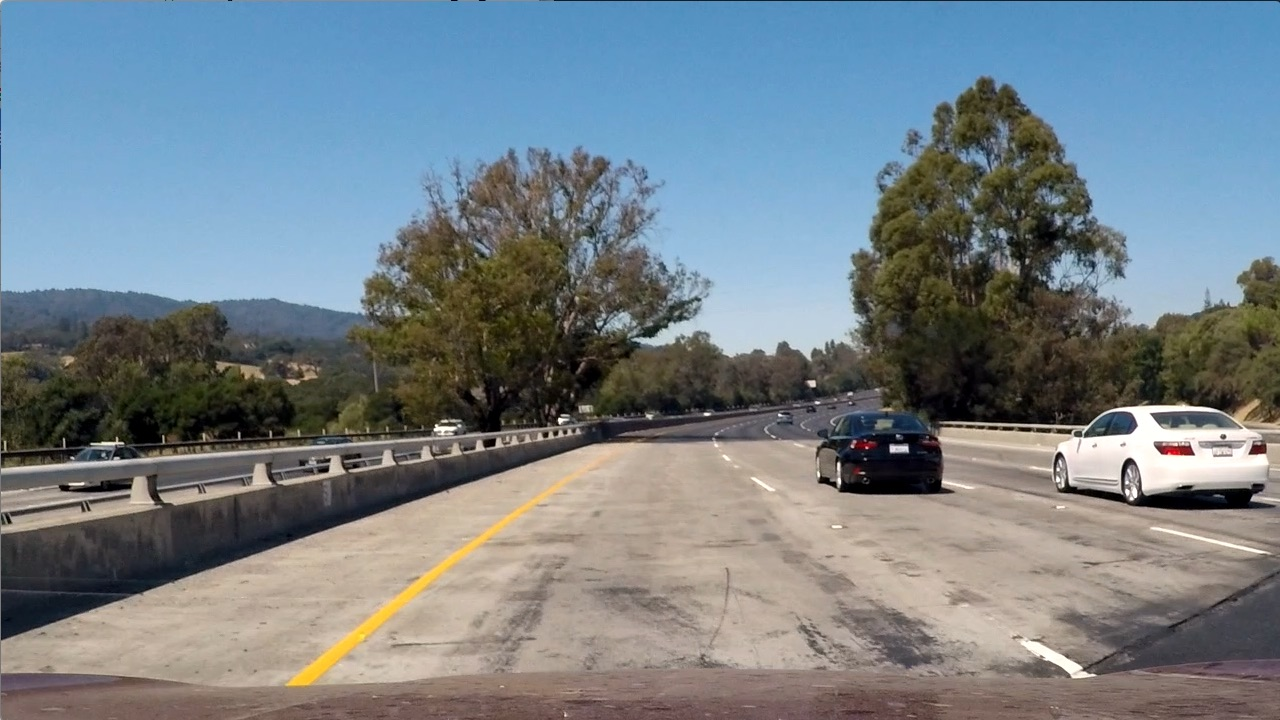
#> input picture test_images/test1.jpg, 1280 x 720 px, given as the content of the folder vehicles/, which was not available
$ jupyter execute --allow-errors CarND-Term1-Project5.ipynb   (shell and % lines are left out)   (older library calls are emulated)   (text cells are left out)
#> lines starting #> are read from the running program, lines starting #| are printed output that depends on the picture; pictures that were not available may be replaced by others from this repository, and a replacement may not be noted
[cell 1]
import matplotlib.image as mpimg
import matplotlib.pyplot as plt
import numpy as np
import cv2
import time
from skimage.feature import hog
from sklearn.svm import SVC, LinearSVC
from sklearn.preprocessing import StandardScaler
from sklearn.model_selection import train_test_split
from scipy.ndimage.measurements import label
import pickle
import os
import glob

print("Load Completed")

[cell 2]
image_types = os.listdir('vehicles/')
cars = []
for imtype in image_types:
    cars.extend(glob.glob('vehicles/'+imtype+'/*'))
n_cars = len(cars)

print('Number of Vehicle Images found:', n_cars)
with open('cars.txt', 'w') as f:
    for fn in cars:
        f.write(fn+'\n')

image_types = os.listdir('non-vehicles/')
notcars = []
for imtype in image_types:
    notcars.extend(glob.glob('non-vehicles/'+imtype+'/*'))

n_notcars = len(notcars)
print('Number of Non-Vehicle Images found:', n_notcars)
with open('notcars.txt', 'w') as f:
    for fn in notcars:
        f.write(fn+'\n')

[cell 3]
### Copy and modified helpful functions from the lessons

# Covert image to a specific colorspace
def convert_color(img, conv='RGB'):
    if conv == 'RGB':
        return img
    if conv == 'YCrCb':
        return cv2.cvtColor(img, cv2.COLOR_RGB2YCrCb)
    if conv == 'LUV':
        return cv2.cvtColor(img, cv2.COLOR_RGB2LUV)
    if conv == 'HSV':
        return cv2.cvtColor(img, cv2.COLOR_RGB2LUV)
    if conv == 'HLS':
        return cv2.cvtColor(img, cv2.COLOR_RGB2LUV)
    if conv == 'YUV':
        return cv2.cvtColor(img, cv2.COLOR_RGB2LUV)

# Extract HOG feature
def get_hog_features(img, orient, pix_per_cell, cell_per_block, vis=False, feature_vec=True):
    # Call with two outputs if vis==True
    if vis == True:
        features, hog_image = hog(img, orientations=orient,
                                  pixels_per_cell=(pix_per_cell, pix_per_cell),
                                  cells_per_block=(cell_per_block, cell_per_block),
                                  transform_sqrt=False,
                                  visualise=vis, feature_vector=feature_vec)
        return features, hog_image
    # Otherwise call with one output
    else:
        features = hog(img, orientations=orient,
                       pixels_per_cell=(pix_per_cell, pix_per_cell),
                       cells_per_block=(cell_per_block, cell_per_block),
                       transform_sqrt=False,
                       visualise=vis, feature_vector=feature_vec)
        return features

# Extract spatial feature
def bin_spatial(img, size=(32, 32)):
    color1 = cv2.resize(img[:,:,0], size).ravel()
    color2 = cv2.resize(img[:,:,1], size).ravel()
    color3 = cv2.resize(img[:,:,2], size).ravel()
    return np.hstack((color1, color2, color3))

# Extract color histogram feature
def color_hist(img, nbins=32):    #bins_range=(0, 256)
    # Compute the histogram of the color channels separately
    channel1_hist = np.histogram(img[:,:,0], bins=nbins)
    channel2_hist = np.histogram(img[:,:,1], bins=nbins)
    channel3_hist = np.histogram(img[:,:,2], bins=nbins)
    # Concatenate the histograms into a single feature vector
    hist_features = np.concatenate((channel1_hist[0], channel2_hist[0], channel3_hist[0]))
    # Return the individual histograms, bin_centers and feature vector
    return hist_features

# Define a function for plotting multiple images
def visualise(fig, rows, cols, imgs, titles, cmap='hot'):
    for i, img in enumerate(imgs):
        plt.subplot(rows, cols, i+1)
        plt.tight_layout()
        plt.title(i+1)
        img_dims = len(img.shape)
        if img_dims < 3:
            plt.imshow(img, cmap=cmap)
            plt.title(titles[i])
        else:
            plt.imshow(img)
            plt.title(titles[i])

print('Functions defined ...')

[cell 4]

# Randomly select the images of car and nonecar
car_ind = np.random.randint(0, n_cars)
notcar_ind = np.random.randint(0, n_notcars)

car_image = mpimg.imread(cars[car_ind])
#> car_image is the input picture: shape (720, 1280, 3); mean R, G, B 117.5, 128.7, 135.5
notcar_image = mpimg.imread(notcars[notcar_ind])

titles = ['Car', 'Not Car']
images = []
images.append(car_image)
images.append(notcar_image)

fig = plt.figure(figsize=(6, 3))
visualise(fig, 1, 2, images, titles)
#> the loop in visualise, `for i, img in enumerate(imgs):` made 2 passes
#> img_dims on passes 1 to 2: 3, 3
fig.savefig("output_images/carvsnotcar.jpg")
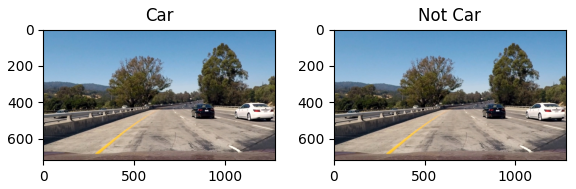
#> figure drawn by matplotlib, 2 panels

[cell 5]
# Define function to explore the colourspace and HOG features
def explore(image, color_space='RGB', orient=9, pix_per_cell=8, cell_per_block=2):

#> called with color_space = 'YCrCb', orient = 11, pix_per_cell = 16, cell_per_block = 2
    imgs = []
    imgs.append(image)

    feature_image = convert_color(image, conv=color_space)

    for i in range(feature_image.shape[2]):
        imgs.append(feature_image[:,:,i])
        hog_feature, hog_img = get_hog_features(feature_image[:,:,i], orient, pix_per_cell, cell_per_block,
                         vis=True, feature_vec=False)
        imgs.append(hog_img)
#> this loop made 3 passes
#> pass 1, in get_hog_features, `features, hog_image = hog(img, orientations=orient, pixels_per_cell=(p..`:
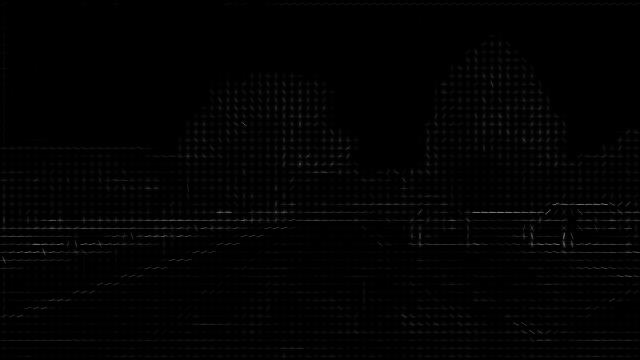
#> hog_image: shape (720, 1280) float64 (shown at 1/2 size); min 0, max 59.04, mean 0.6; drawn with min black and max white
#> after the loop, imgs = 7 items

    return imgs

car_ind = np.random.randint(0, n_cars)
notcar_ind = np.random.randint(0, n_notcars)

car_image = mpimg.imread(cars[car_ind])
notcar_image = mpimg.imread(notcars[notcar_ind])

# Explore HOG and Color spaces
color_spaces = ['RGB', 'HSV', 'LUV', 'HLS', 'YUV', 'YCrCb']

images = explore(car_image, color_space=color_spaces[5], orient=11, pix_per_cell=16)[1:]
#> images = 6 items
images.extend(explore(notcar_image, color_space=color_spaces[5], orient=11, pix_per_cell=16,)[1:])

titles = ['Car Channel 1', 'Channel 1 HOG', 'Car Channel 2', 'Channel 2 HOG', 'Car Channel 3 ', 'Channel 3 HOG',
          'NotCar Channel 1', 'Channel 1 HOG', 'NotCar Channel 2', 'Channel 2 HOG', 'NotCar Channel 3 ', 'Channel 3 HOG']
fig = plt.figure(figsize=(16, 6))
visualise(fig, 2, 6, images, titles, cmap='gray')
#> the loop in visualise (call 2), `for i, img in enumerate(imgs):` made 12 passes
fig.savefig("output_images/features_extraction.jpg")
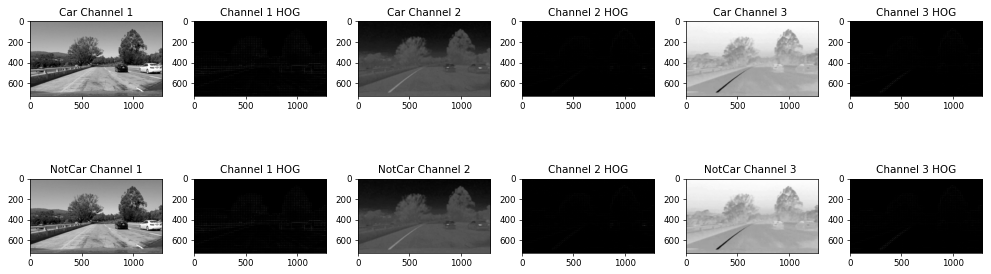
#> figure drawn by matplotlib, 12 panels

[cell 6]
# Define a function to extract features from a list of images
# Have this function call bin_spatial() and color_hist()
def extract_features(imgs, spatial_size=(32, 32), color_space='RGB', hist_bins=32,
                        orient=9, pix_per_cell=8, cell_per_block=2, hog_channel=0,
                        spatial_feat=True, hist_feat=True, hog_feat=True):
    # Create a list to append feature vectors to
    features = []
    # Iterate through the list of images
    for file in imgs:

        file_features = []
        image = mpimg.imread(file)
        feature_image = convert_color(image, conv=color_space)

        if spatial_feat:
            # Apply bin_spatial() to get spatial color features
            spatial_features = bin_spatial(feature_image, size=spatial_size)
#> in bin_spatial, `color1 = cv2.resize(img[:,:,0], size).ravel()`: color1 = 1024 values, max 255 at index 637, min 0 at index 611, mean 126
#> in bin_spatial, `color2 = cv2.resize(img[:,:,1], size).ravel()`: color2 = 1024 values, max 164 at index 873, min 93 at index 21, mean 121.8
#> in bin_spatial, `color3 = cv2.resize(img[:,:,2], size).ravel()`: color3 = 1024 values, max 163 at index 4, min 45 at index 873, mean 133.4
#> spatial_features = 3072 values, max 255 at index 637, min 0 at index 611, mean 127
            file_features.append(spatial_features)

        if hist_feat:
            # Apply color_hist() also with a color space option now
            hist_features = color_hist(feature_image, nbins=hist_bins)
#> in color_hist, `hist_features = np.concatenate((channel1_hist[0], channel2_hist[0], ch..`: hist_features = 96 values, max 209861 at index 42, min 3 at index 63, mean 28800
            file_features.append(hist_features)

        if hog_feat:
            # Apply get_hog_features() with vis=False, feature_vec=True
            if hog_channel == "ALL":
                hog_features = []
                for channel in range(feature_image.shape[2]):
                    hog_features.append(get_hog_features(feature_image[:,:,channel],
                                                orient, pix_per_cell, cell_per_block,
                                                vis=False, feature_vec=True))
#> after the loop, hog_features = 3 items
                hog_features = np.concatenate(hog_features)
            else:
                hog_features = get_hog_features(feature_image[:,:,hog_channel],
                                                orient, pix_per_cell, cell_per_block,
                                                vis=False, feature_vec=True)
            file_features.append(hog_features)
        features.append(np.concatenate(file_features))

    # Return list of feature vectors
    return features

[cell 7]
# Define feature parameters
color_space = 'YCrCb'
orient = 11
pix_per_cell = 16
cell_per_block = 2
hog_channel = 'ALL'
spatial_size = (32, 32)
hist_bins = 32
spatial_feat = True
hist_feat = True
hog_feat = True

# [4 lines of commented-out code are left out]

t = time.time()

car_feature = extract_features(cars,color_space=color_space, spatial_size=spatial_size, hist_bins=hist_bins, orient=orient, pix_per_cell=pix_per_cell,
                              cell_per_block=cell_per_block, hog_channel=hog_channel, spatial_feat=spatial_feat, hist_feat=hist_feat, hog_feat=hog_feat)
#> car_feature = 1 item
notcar_feature = extract_features(notcars,color_space=color_space,spatial_size=spatial_size, hist_bins=hist_bins, orient=orient, pix_per_cell=pix_per_cell,
                              cell_per_block=cell_per_block, hog_channel=hog_channel, spatial_feat=spatial_feat, hist_feat=hist_feat, hog_feat=hog_feat)
#> notcar_feature = 1 item

print(time.time()-t,  'Seconds to extract features...')

X = np.vstack((car_feature, notcar_feature)).astype(np.float64)
# Normlise the features
X_scaler = StandardScaler().fit(X)
scaled_X = X_scaler.transform(X)
# Label odata
y = np.hstack((np.ones(len(car_feature)), np.zeros(len(notcar_feature))))
#> y = [1, 0]

# Shuffle and Split data to training and test sets
rand_state = np.random.randint(0, 100)
X_train, X_test, y_train, y_test = train_test_split(scaled_X, y, test_size = 0.2, random_state = rand_state)
#> y_train = [1]; y_test = [0]

print("Training and test data are ready")
print("Feature vector length:", len(X_train[0]))
#| Feature vector length: 462000

[cell 8]
# [4 lines of commented-out code are left out]
t2 = time.time()
svc = LinearSVC()
#> (the rest of this cell did not finish here and is left out)

[cell 9]
features_pickle = {}
features_pickle["scaled_X"] = scaled_X
features_pickle["y"] = y
features_pickle["svc"] = svc
features_pickle["X_scaler"] = X_scaler
#features_pickle["svc_rbf"] = svc_rbf
pickle.dump(features_pickle, open("./features_pickle.p", "wb"))

print("Features and SVM Saved ...")

[cell 10]
#Load saved features and model
features_pickle = pickle.load(open("./features_pickle.p", "rb"))
svc = features_pickle["svc"]
X_scaler = features_pickle["X_scaler"]

#Define feature parameters
color_space = 'YCrCb'
orient = 11
pix_per_cell = 16
cell_per_block = 2
hog_channel = 'ALL'
spatial_size = (32, 32)
hist_bins = 32
spatial_feat = True
hist_feat = True
hog_feat = True

[cell 11]
# Define a single function that can extract features using hog sub-sampling and make predictions
def find_cars(img, ystart, ystop, scale, svc, X_scaler, orient, pix_per_cell, cell_per_block, spatial_size, hist_bins, color_sapce):

#> called with ystart = 400, ystop = 670, scale = 1.4, orient = 11, pix_per_cell = 16, cell_per_block = 2, spatial_size = (32, 32), hist_bins = 32
    draw_img = np.copy(img)
    img = img.astype(np.float32)/255
    heatmap = np.zeros_like(img[:,:,0])
    img_tosearch = img[ystart:ystop,:,:]
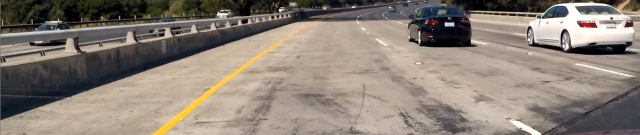
#> img_tosearch: shape (270, 1280, 3) float32 (shown at 1/2 size); mean of channels 0, 1, 2 0.546, 0.504, 0.465; drawn as R, G, B
    ctrans_tosearch = convert_color(img_tosearch, conv=color_sapce)
    if scale != 1:
        imshape = ctrans_tosearch.shape
        ctrans_tosearch = cv2.resize(ctrans_tosearch, (np.int(imshape[1]/scale), np.int(imshape[0]/scale)))
#> ctrans_tosearch: shape (192, 914, 3) float32; mean of channels 0, 1, 2 0.512, 0.524, 0.474

    ch1 = ctrans_tosearch[:,:,0]
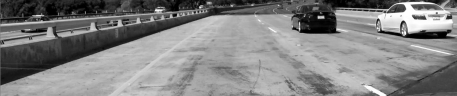
#> ch1: shape (192, 914) float32 (shown at 1/2 size); min 0, max 1, mean 0.512
    ch2 = ctrans_tosearch[:,:,1]
    ch3 = ctrans_tosearch[:,:,2]

    # Define blocks and steps as above
    nxblocks = (ch1.shape[1] // pix_per_cell)-1
    nyblocks = (ch1.shape[0] // pix_per_cell)-1
    nfeat_per_block = orient*cell_per_block**2
    # 64 was the orginal sampling rate, with 8 cells and 8 pix per cell
    window = 64
    nblocks_per_window = (window // pix_per_cell)-1
    cells_per_step = 1  # Instead of overlap, define how many cells to step
    nxsteps = (nxblocks - nblocks_per_window) // cells_per_step
    nysteps = (nyblocks - nblocks_per_window) // cells_per_step

    # Compute individual channel HOG features for the entire image
    hog1 = get_hog_features(ch1, orient, pix_per_cell, cell_per_block, feature_vec=False)
    hog2 = get_hog_features(ch2, orient, pix_per_cell, cell_per_block, feature_vec=False)
    hog3 = get_hog_features(ch3, orient, pix_per_cell, cell_per_block, feature_vec=False)

    for xb in range(nxsteps):
        for yb in range(nysteps):
            ypos = yb*cells_per_step
            xpos = xb*cells_per_step
            # Extract HOG for this patch
            hog_feat1 = hog1[ypos:ypos+nblocks_per_window, xpos:xpos+nblocks_per_window].ravel()
            hog_feat2 = hog2[ypos:ypos+nblocks_per_window, xpos:xpos+nblocks_per_window].ravel()
            hog_feat3 = hog3[ypos:ypos+nblocks_per_window, xpos:xpos+nblocks_per_window].ravel()
            hog_features = np.hstack((hog_feat1, hog_feat2, hog_feat3))

            xleft = xpos*pix_per_cell
            ytop = ypos*pix_per_cell

            # Extract the image patch
            subimg = cv2.resize(ctrans_tosearch[ytop:ytop+window, xleft:xleft+window], (64,64))

            # Get color features
            spatial_features = bin_spatial(subimg, size=spatial_size)
            hist_features = color_hist(subimg, nbins=hist_bins)

            # Scale features and make a prediction
            test_features = X_scaler.transform(np.hstack((spatial_features, hist_features, hog_features)).reshape(1, -1))
            test_prediction = svc.predict(test_features)

            if test_prediction == 1:
                xbox_left = np.int(xleft*scale)
                ytop_draw = np.int(ytop*scale)
                win_draw = np.int(window*scale)
                cv2.rectangle(draw_img,(xbox_left, ytop_draw+ystart),(xbox_left+win_draw,ytop_draw+win_draw+ystart),(0,0,255),6)
                heatmap[ytop_draw+ystart:ytop_draw+win_draw+ystart, xbox_left:xbox_left+win_draw] += 1
#> heatmap: shape (720, 1280) float32; every value is 0
#> subimg: shape (64, 64, 3) float32; mean of channels 0, 1, 2 0.248, 0.504, 0.484

    return draw_img, heatmap

# [20 lines left out: functions apply_threshold, draw_labeled_bboxes, not called in this run]

[cell 12]

test_images = glob.glob('test_images/*')
out_images = []
out_titles = []

ystart = 400
ystop = 670
scale = 1.4 #1.3-1.5

#> (the rest of this cell did not finish here and is left out)

[cell 13]
out_heat = []
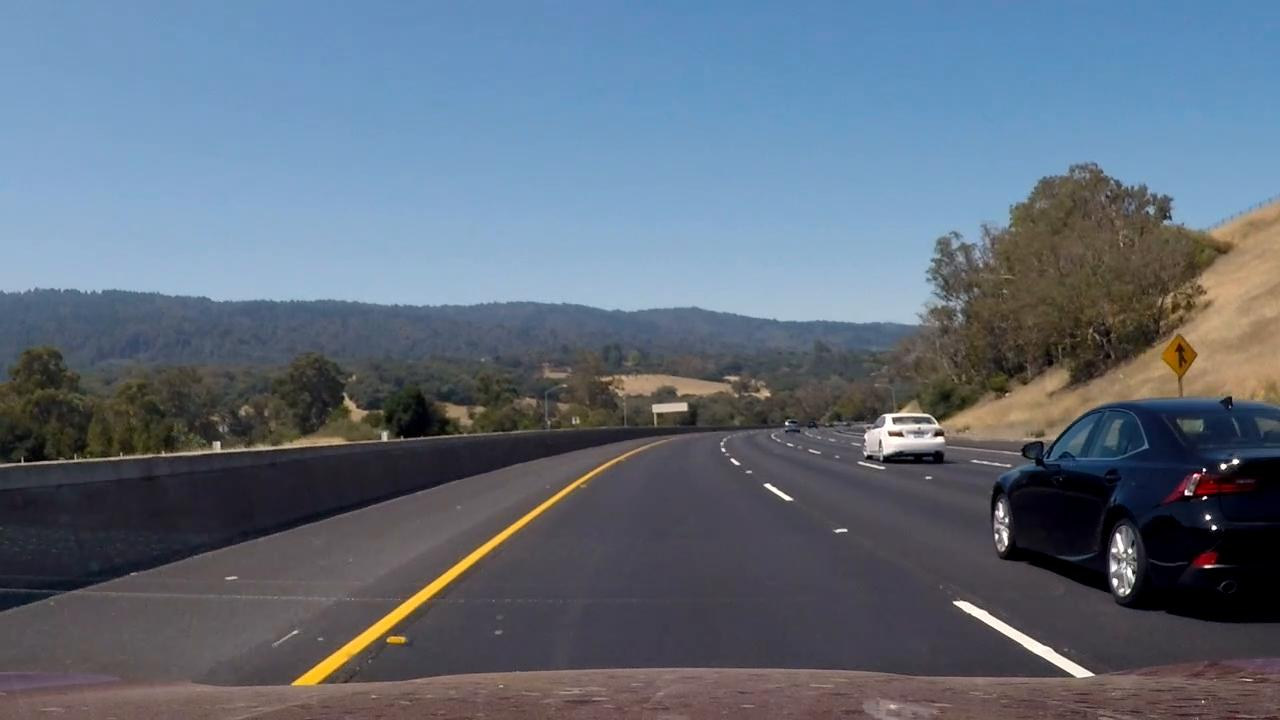
#> input picture test_images/test10.jpeg, 1280 x 720 px
#> further down, img is the input picture: shape (720, 1280, 3); mean R, G, B 95.7, 107.8, 122.7
out_labeled = []
out_titles1 = []
out_titles2 = []
t = time.time()

#> (the rest of this cell did not finish here and is left out)

#> call 2 of find_cars, with ystart = 400, ystop = 670, scale = 1.4, orient = 11, pix_per_cell = 16, cell_per_block = 2, spatial_size = (32, 32), hist_bins = 32
#> in find_cars (call 2), `img_tosearch = img[ystart:ystop,:,:]`:
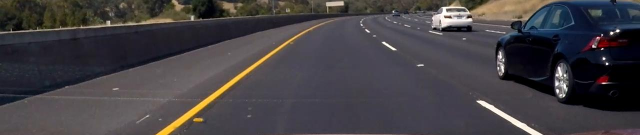
#> img_tosearch: shape (270, 1280, 3) float32 (shown at 1/2 size); mean of channels 0, 1, 2 0.266, 0.252, 0.266; drawn as R, G, B
#> in find_cars (call 2), `ch1 = ctrans_tosearch[:,:,0]`:
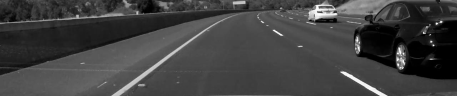
#> ch1: shape (192, 914) float32 (shown at 1/2 size); min 0, max 1, mean 0.258
#> in find_cars (call 2), `ch2 = ctrans_tosearch[:,:,1]`:
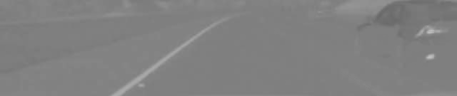
#> ch2: shape (192, 914) float32 (shown at 1/2 size); min 0.41, max 0.766, mean 0.506
#> in find_cars (call 2), `ch3 = ctrans_tosearch[:,:,2]`:
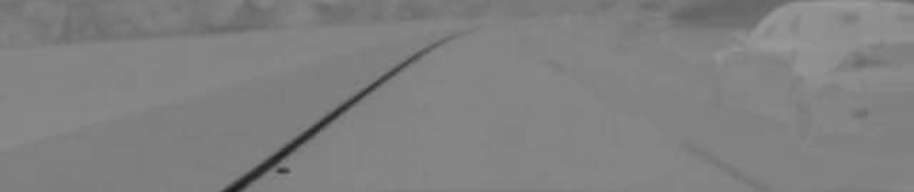
#> ch3: shape (192, 914) float32; min 0.12, max 0.602, mean 0.505
    out_heat.append(heatmap)


    heat = apply_threshold(np.copy(heatmap),1)
    out_heat.append(heat)

    labels = label(heat)
    draw_img = draw_labeled_bboxes(np.copy(img), labels)
    out_labeled.append(draw_img)

    out_titles1.append(img_src[-9:])
    out_titles2.append(img_src[-9:])
    out_titles2.append(img_src[-9:])

print((time.time()-t)/len(test_images), " for each images")
fig = plt.figure(figsize=(8,12))
visualise(fig, 5, 2, out_heat, out_titles2)
fig.savefig("output_images/heatmap_thresholded.jpg")

[cell 14]
fig = plt.figure(figsize=(16,6))
visualise(fig, 2, 3, out_labeled, out_titles1)
